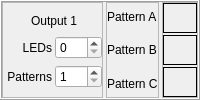
            <widget class="QFrame" name="output1Frame">
             <property name="minimumSize">
              <size>
               <width>0</width>
               <height>96</height>
              </size>
             </property>
             <property name="frameShape">
              <enum>QFrame::Box</enum>
             </property>
             <property name="frameShadow">
              <enum>QFrame::Raised</enum>
             </property>
             <layout class="QHBoxLayout" name="horizontalLayout_2">
              <property name="spacing">
               <number>3</number>
              </property>
              <property name="leftMargin">
               <number>0</number>
              </property>
              <property name="topMargin">
               <number>0</number>
              </property>
              <property name="rightMargin">
               <number>0</number>
              </property>
              <property name="bottomMargin">
               <number>0</number>
              </property>
              <item>
               <widget class="QFrame" name="output1SettingsFrame">
                <property name="sizePolicy">
                 <sizepolicy hsizetype="Minimum" vsizetype="Preferred">
                  <horstretch>0</horstretch>
                  <verstretch>0</verstretch>
                 </sizepolicy>
                </property>
                <property name="frameShape">
                 <enum>QFrame::StyledPanel</enum>
                </property>
                <property name="frameShadow">
                 <enum>QFrame::Raised</enum>
                </property>
                <layout class="QGridLayout" name="gridLayout_2">
                 <property name="leftMargin">
                  <number>4</number>
                 </property>
                 <property name="rightMargin">
                  <number>0</number>
                 </property>
                 <property name="horizontalSpacing">
                  <number>3</number>
                 </property>
                 <item row="1" column="0">
                  <widget class="QLabel" name="output1nLEDsSpinBoxLabel">
                   <property name="text">
                    <string>LEDs</string>
                   </property>
                   <property name="alignment">
                    <set>Qt::AlignRight|Qt::AlignTrailing|Qt::AlignVCenter</set>
                   </property>
                  </widget>
                 </item>
                 <item row="2" column="0">
                  <widget class="QLabel" name="output1nPatternSpinBoxLabel">
                   <property name="text">
                    <string>Patterns</string>
                   </property>
                   <property name="alignment">
                    <set>Qt::AlignRight|Qt::AlignTrailing|Qt::AlignVCenter</set>
                   </property>
                  </widget>
                 </item>
                 <item row="2" column="1">
                  <widget class="QSpinBox" name="nPatternsSpinBox1">
                   <property name="minimum">
                    <number>1</number>
                   </property>
                   <property name="maximum">
                    <number>3</number>
                   </property>
                  </widget>
                 </item>
                 <item row="1" column="1">
                  <widget class="QSpinBox" name="nLEDsSpinBox1">
                   <property name="minimum">
                    <number>0</number>
                   </property>
                   <property name="maximum">
                    <number>255</number>
                   </property>
                   <property name="value">
                    <number>0</number>
                   </property>
                  </widget>
                 </item>
                 <item row="0" column="0" colspan="2" alignment="Qt::AlignHCenter">
                  <widget class="QLabel" name="outputNumberLabel">
                   <property name="text">
                    <string>Output 1</string>
                   </property>
                  </widget>
                 </item>
                </layout>
               </widget>
              </item>
              <item>
               <widget class="QFrame" name="output1PatternLabelsFrame">
                <property name="sizePolicy">
                 <sizepolicy hsizetype="Minimum" vsizetype="Preferred">
                  <horstretch>0</horstretch>
                  <verstretch>0</verstretch>
                 </sizepolicy>
                </property>
                <property name="frameShape">
                 <enum>QFrame::StyledPanel</enum>
                </property>
                <property name="frameShadow">
                 <enum>QFrame::Raised</enum>
                </property>
                <layout class="QVBoxLayout" name="verticalLayout_2">
                 <property name="leftMargin">
                  <number>0</number>
                 </property>
                 <property name="topMargin">
                  <number>0</number>
                 </property>
                 <property name="rightMargin">
                  <number>0</number>
                 </property>
                 <property name="bottomMargin">
                  <number>0</number>
                 </property>
                 <item>
                  <widget class="QLabel" name="output1PatternALabel">
                   <property name="text">
                    <string>Pattern A</string>
                   </property>
                  </widget>
                 </item>
                 <item>
                  <widget class="QLabel" name="output1PatternBLabel">
                   <property name="text">
                    <string>Pattern B</string>
                   </property>
                  </widget>
                 </item>
                 <item>
                  <widget class="QLabel" name="output1PatternCLabel">
                   <property name="text">
                    <string>Pattern C</string>
                   </property>
                  </widget>
                 </item>
                </layout>
               </widget>
              </item>
              <item>
               <widget class="QFrame" name="output1PatternsFrame">
                <property name="sizePolicy">
                 <sizepolicy hsizetype="Expanding" vsizetype="Preferred">
                  <horstretch>0</horstretch>
                  <verstretch>0</verstretch>
                 </sizepolicy>
                </property>
                <property name="frameShape">
                 <enum>QFrame::StyledPanel</enum>
                </property>
                <property name="frameShadow">
                 <enum>QFrame::Raised</enum>
                </property>
                <layout class="QVBoxLayout" name="verticalLayout_3">
                 <property name="spacing">
                  <number>2</number>
                 </property>
                 <property name="leftMargin">
                  <number>0</number>
                 </property>
                 <property name="topMargin">
                  <number>0</number>
                 </property>
                 <property name="rightMargin">
                  <number>0</number>
                 </property>
                 <property name="bottomMargin">
                  <number>0</number>
                 </property>
                 <item>
                  <widget class="PatternDisplay" name="patternAFrame">
                   <property name="frameShape">
                    <enum>QFrame::Box</enum>
                   </property>
                   <property name="frameShadow">
                    <enum>QFrame::Plain</enum>
                   </property>
                   <property name="lineWidth">
                    <number>1</number>
                   </property>
                  </widget>
                 </item>
                 <item>
                  <widget class="PatternDisplay" name="patternBFrame">
                   <property name="frameShape">
                    <enum>QFrame::Box</enum>
                   </property>
                   <property name="frameShadow">
                    <enum>QFrame::Plain</enum>
                   </property>
                   <property name="lineWidth">
                    <number>1</number>
                   </property>
                  </widget>
                 </item>
                 <item>
                  <widget class="PatternDisplay" name="patternCFrame">
                   <property name="frameShape">
                    <enum>QFrame::Box</enum>
                   </property>
                   <property name="frameShadow">
                    <enum>QFrame::Plain</enum>
                   </property>
                   <property name="lineWidth">
                    <number>1</number>
                   </property>
                  </widget>
                 </item>
                </layout>
               </widget>
              </item>
             </layout>
            </widget>
